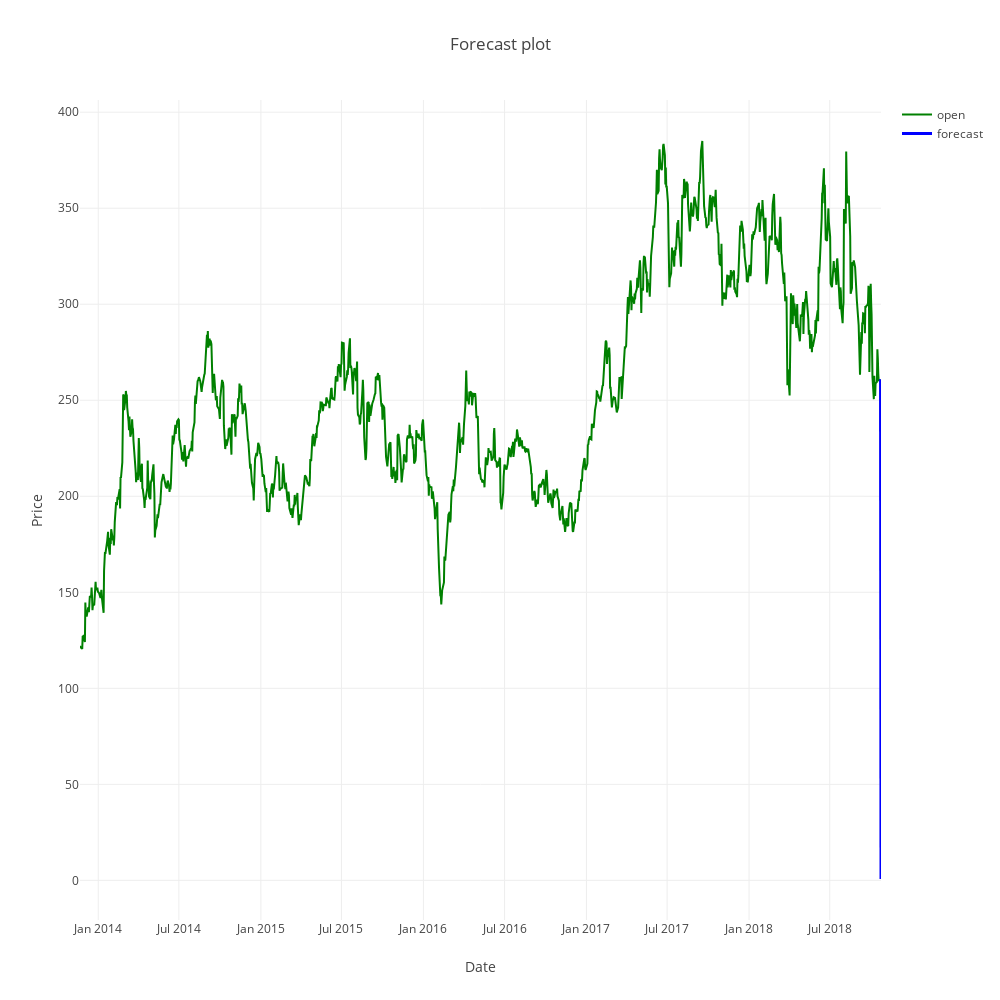

This figure's notebook cell:
### Code cell
p1 = go.Scatter(x=df.index,
                y=df.close, 
                mode='lines',
                name='open',
                marker=dict(color='green')
               )
p2 = go.Scatter(x=df.index, 
                y=df.forecast,
                mode='lines',
                name='forecast',
                line=dict(color='blue', width=3)
                )

layout = go.Layout(title='Forecast plot',width=1000,height=1000,
xaxis=dict(title='Date',ticks='', showticklabels=True,
                              zeroline=False),
                   yaxis=dict(title='Price',ticks='', showticklabels=True,
                              zeroline=False),
                   showlegend=True)

fig = go.Figure(data=[p1, p2], layout=layout)

iplot(fig)

### Figure 1 — Plotly figure (JSON) as saved in the notebook; plotly's stock layout.template omitted (floating-point values rounded to 4 significant figures; data arrays with more than 128 entries replaced by an {"elided": "..."} marker saying what was removed)
{"data": [{"marker": {"color": "green"}, "mode": "lines", "name": "open", "type": "scatter", "uid": "f9291b58-d7bb-11e8-8fcc-acde48001122", "x": {"elided": "1240 str values"}, "y": {"elided": "1240 float values"}}, {"line": {"color": "blue", "width": 3}, "mode": "lines", "name": "forecast", "type": "scatter", "uid": "f9291d68-d7bb-11e8-acb0-acde48001122", "x": {"elided": "1240 str values"}, "y": {"elided": "1240 float values"}}], "layout": {"height": 1000, "showlegend": true, "title": "Forecast plot", "width": 1000, "xaxis": {"showticklabels": true, "ticks": "", "title": "Date", "zeroline": false}, "yaxis": {"showticklabels": true, "ticks": "", "title": "Price", "zeroline": false}}}
